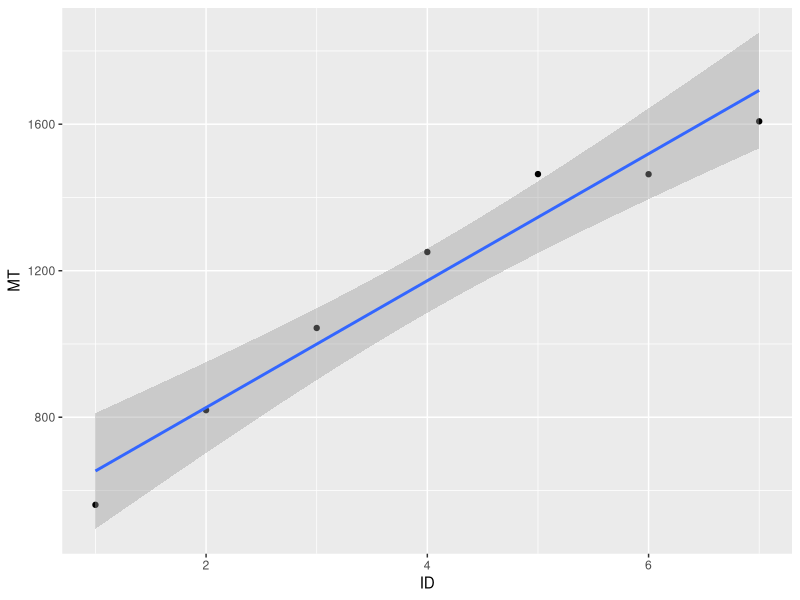
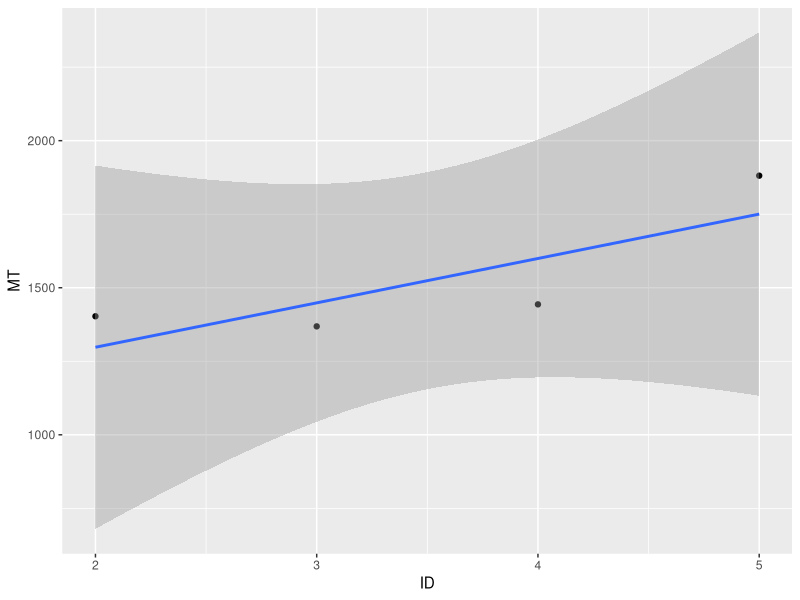
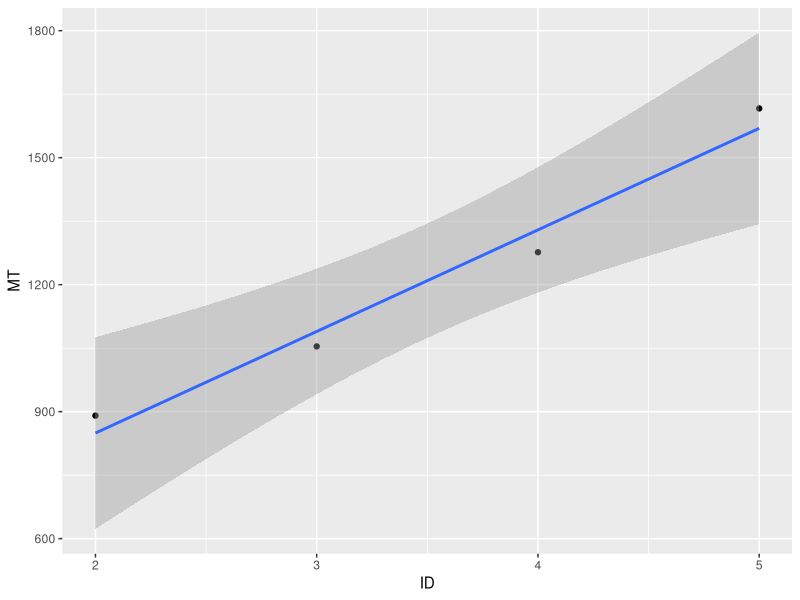
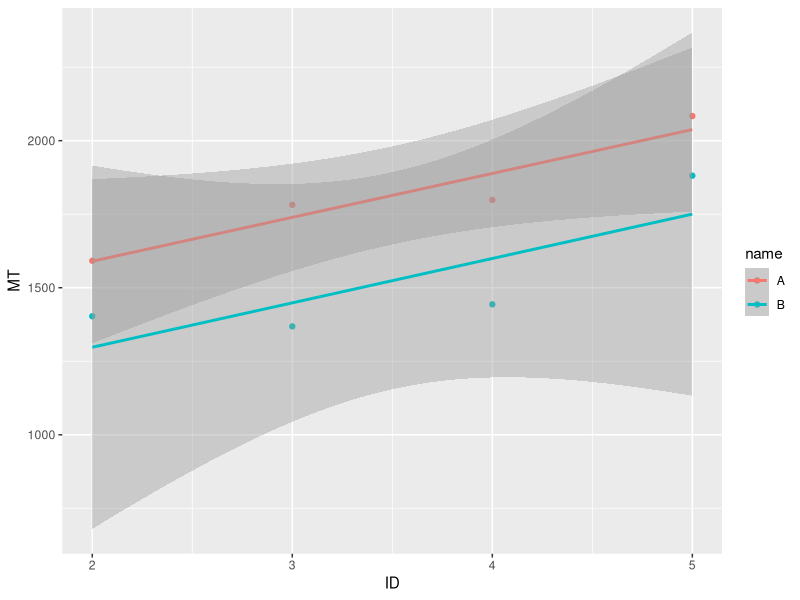

Recreate these plots in R, in order.
## ---- chunk 1
knitr::opts_chunk$set(echo = TRUE)
## ---- chunk 2
library(ggplot2)
library(tidyverse)
## ---- chunk 3
meanMTdf <- read.csv("data-1.csv", header=T)
## ---- chunk 4
data = meanMTdf %>% group_by(ID) %>% summarise(MT = mean(MT)) %>% ungroup()
## ---- chunk 5
ggplot(data, aes(ID, MT)) +
  geom_point() +
  geom_smooth(method='lm')
## ---- chunk 6
data_1 = read.csv("Ground_Truth_MeanMT.csv")
data_1 = data_1 %>% group_by(ID) %>% summarize(MT = mean(MT)) %>% ungroup()
ggplot(data_1, aes(ID, MT)) +
  geom_point() +
  geom_smooth(method='lm')
## ---- chunk 7
data_1 = read.csv("data-3.csv")
data_1 = data_1 %>% group_by(ID) %>% summarize(MT = mean(MT)) %>% ungroup()
ggplot(data_1, aes(ID, MT)) +
  geom_point() +
  geom_smooth(method='lm')
## ---- chunk 8
data_1 = read.csv("data-final.csv")
data_1 = data_1 %>% group_by(name, ID) %>% summarize(MT = mean(MT), .groups='drop') %>% ungroup()
ggplot(data_1, aes(ID, MT, color=name)) +
  geom_point() +
  geom_smooth(method='lm')
## ---- chunk 9
model <- lm(MT~ID, data = data)
summary(model)
